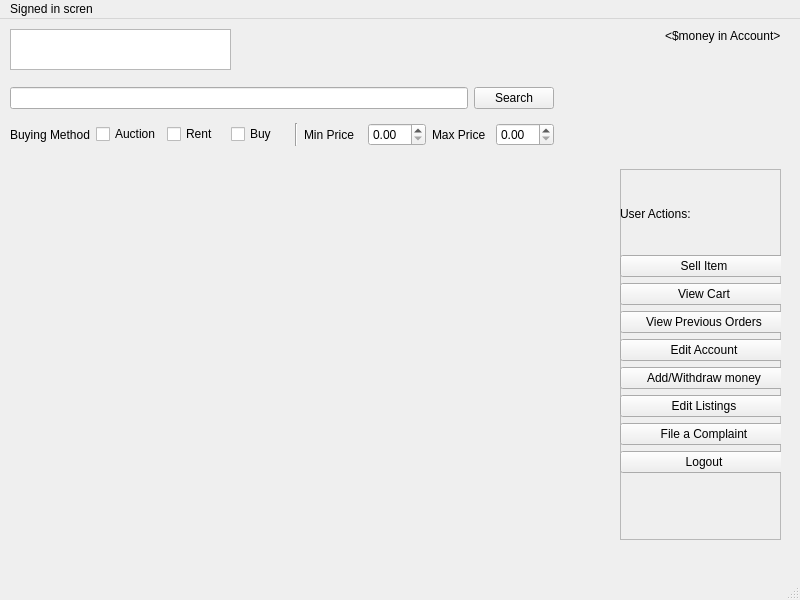
<?xml version="1.0" encoding="UTF-8"?>
<ui version="4.0">
 <class>MainWindow</class>
 <widget class="QMainWindow" name="MainWindow">
  <property name="geometry">
   <rect>
    <x>0</x>
    <y>0</y>
    <width>800</width>
    <height>600</height>
   </rect>
  </property>
  <property name="windowTitle">
   <string>MainWindow</string>
  </property>
  <widget class="QWidget" name="centralwidget">
   <widget class="QGraphicsView" name="Logo">
    <property name="geometry">
     <rect>
      <x>10</x>
      <y>10</y>
      <width>221</width>
      <height>41</height>
     </rect>
    </property>
   </widget>
   <widget class="QFrame" name="frame">
    <property name="geometry">
     <rect>
      <x>620</x>
      <y>150</y>
      <width>161</width>
      <height>371</height>
     </rect>
    </property>
    <property name="frameShape">
     <enum>QFrame::StyledPanel</enum>
    </property>
    <property name="frameShadow">
     <enum>QFrame::Raised</enum>
    </property>
    <widget class="QWidget" name="">
     <property name="geometry">
      <rect>
       <x>0</x>
       <y>10</y>
       <width>168</width>
       <height>294</height>
      </rect>
     </property>
     <layout class="QVBoxLayout" name="verticalLayout_4">
      <item>
       <widget class="QLabel" name="label_2">
        <property name="text">
         <string>User Actions:</string>
        </property>
       </widget>
      </item>
      <item>
       <widget class="QPushButton" name="sell_button">
        <property name="text">
         <string>Sell Item</string>
        </property>
       </widget>
      </item>
      <item>
       <widget class="QPushButton" name="cart_button">
        <property name="text">
         <string>View Cart</string>
        </property>
       </widget>
      </item>
      <item>
       <widget class="QPushButton" name="previous_orders_button">
        <property name="text">
         <string>View Previous Orders</string>
        </property>
       </widget>
      </item>
      <item>
       <widget class="QPushButton" name="edit_account_button">
        <property name="text">
         <string>Edit Account</string>
        </property>
       </widget>
      </item>
      <item>
       <widget class="QPushButton" name="withdraw_button">
        <property name="text">
         <string>Add/Withdraw money</string>
        </property>
       </widget>
      </item>
      <item>
       <widget class="QPushButton" name="edit_listings_button">
        <property name="text">
         <string>Edit Listings</string>
        </property>
       </widget>
      </item>
      <item>
       <widget class="QPushButton" name="complaint_button">
        <property name="text">
         <string>File a Complaint</string>
        </property>
       </widget>
      </item>
      <item>
       <widget class="QPushButton" name="signin_button">
        <property name="text">
         <string>Logout</string>
        </property>
       </widget>
      </item>
     </layout>
    </widget>
   </widget>
   <widget class="QWidget" name="">
    <property name="geometry">
     <rect>
      <x>10</x>
      <y>60</y>
      <width>544</width>
      <height>76</height>
     </rect>
    </property>
    <layout class="QVBoxLayout" name="verticalLayout">
     <item>
      <layout class="QHBoxLayout" name="horizontalLayout_3">
       <item>
        <widget class="QLineEdit" name="SearchInputBar"/>
       </item>
       <item>
        <widget class="QPushButton" name="SearchSubmissionButton">
         <property name="text">
          <string>Search</string>
         </property>
        </widget>
       </item>
      </layout>
     </item>
     <item>
      <layout class="QHBoxLayout" name="horizontalLayout">
       <item>
        <widget class="QLabel" name="label">
         <property name="text">
          <string>Buying Method</string>
         </property>
        </widget>
       </item>
       <item>
        <widget class="QCheckBox" name="AuctioncheckBox">
         <property name="text">
          <string>Auction</string>
         </property>
        </widget>
       </item>
       <item>
        <widget class="QCheckBox" name="rentcheckbox">
         <property name="text">
          <string>Rent</string>
         </property>
        </widget>
       </item>
       <item>
        <widget class="QCheckBox" name="Buycheckbox">
         <property name="text">
          <string>Buy</string>
         </property>
        </widget>
       </item>
       <item>
        <widget class="Line" name="line">
         <property name="orientation">
          <enum>Qt::Vertical</enum>
         </property>
        </widget>
       </item>
       <item>
        <widget class="QLabel" name="MinLabel">
         <property name="text">
          <string>Min Price</string>
         </property>
        </widget>
       </item>
       <item>
        <widget class="QDoubleSpinBox" name="MindoubleSpinBox"/>
       </item>
       <item>
        <widget class="QLabel" name="MinLabel_2">
         <property name="text">
          <string>Max Price</string>
         </property>
        </widget>
       </item>
       <item>
        <widget class="QDoubleSpinBox" name="MindoubleSpinBox_2"/>
       </item>
      </layout>
     </item>
    </layout>
   </widget>
   <widget class="QWidget" name="">
    <property name="geometry">
     <rect>
      <x>570</x>
      <y>10</y>
      <width>211</width>
      <height>15</height>
     </rect>
    </property>
    <layout class="QHBoxLayout" name="horizontalLayout_2">
     <item>
      <widget class="QLabel" name="first_name_text">
       <property name="text">
        <string>&lt;FirstName&gt;</string>
       </property>
      </widget>
     </item>
     <item>
      <widget class="QLabel" name="money_text">
       <property name="text">
        <string>&lt;$money in Account&gt;</string>
       </property>
      </widget>
     </item>
    </layout>
   </widget>
   <zorder>frame</zorder>
   <zorder>layoutWidget</zorder>
   <zorder>SearchInputBar</zorder>
   <zorder>Logo</zorder>
   <zorder>layoutWidget_2</zorder>
   <zorder>signin_button_2</zorder>
   <zorder>first_name_text</zorder>
   <zorder>money_text</zorder>
  </widget>
  <widget class="QMenuBar" name="menubar">
   <property name="geometry">
    <rect>
     <x>0</x>
     <y>0</y>
     <width>800</width>
     <height>22</height>
    </rect>
   </property>
   <widget class="QMenu" name="menuSigned_in_scren">
    <property name="title">
     <string>Signed in scren</string>
    </property>
   </widget>
   <addaction name="menuSigned_in_scren"/>
  </widget>
  <widget class="QStatusBar" name="statusbar"/>
 </widget>
 <resources/>
 <connections/>
</ui>
